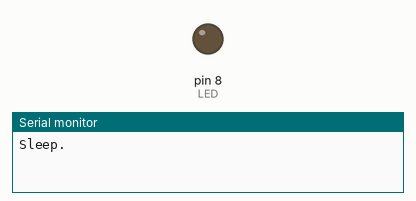
The sketch below on a simulated Arduino Uno, built with avr-gcc and run on an emulated ATmega328P. On the bench: output pins drawn as LEDs (lit = HIGH), the last lines printed to the serial monitor. Sleep ends after the set time or at an interrupt; no radio packets arrive unless stated.

Above: at 0.1 s.
At 2.9 s:
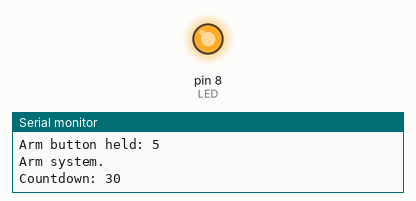
Timing chart, 0 to 34.9 s (numbered marks = the images above):
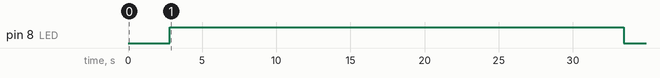

Measured:
- by itself, pin 8 (LED): LOW → HIGH at 2.8 s, → LOW 30.6 s later

The sketch:

HSS_node_4send_idla20.ino
```cpp
/**
This is the 4send node. It is the node responsible for sending
the arm/disarm signal to the rest of the nodes. It also has
sensor (PIR and magnetic switch) through a NOR gate (so they
are active low).

It sleeps until an interrupt on pin 2 wakes it. Pin 2 could
be one of three things: the RFID has sensed a tag in range,
the nRF has sent an IRQ (probably because it received a
signal), and/or the arm button was pushed. It first checks
its nRF module to see if that was what woke it. If it was, and
it received an arm signal (which is impossible until I get
a raspberry pi online), it arms itself (sets up an interrupt
from the sensors on pin 3) and goes back to sleep. Whether or
not it was the nRF that woke it, it also checks to see if
the RFID module has a card waiting to be read. If it does,
it reads the card and, if the card is one of the known ones,
it disarms itself and broadcasts the disarm signal. If neither
of these things was what woke it from sleep, it must have
been the arm signal. If it was, it broadcasts the arm signal
and arms itself (puts the sensor interrupt on pin 3) and
goes back to sleep.

Once armed, it sleeps until woken up by either an interrupt
on pin 2 (in which case, see above) or an interrupt on pin 3,
in which case it has sensed an intruder and it therefore sends
a threat signal to the accumulator node. Once it has sent
this message and it is reasonably sure it has been heard, it
will not send its threat signal again until disarmed and
re-armed or a power cycle happens.
*/
#include <avr/interrupt.h>
#include <avr/power.h>
#include <avr/sleep.h>
#include <avr/io.h>
#include <SPI.h>
#include "RF24.h"

/**Constants**/
const unsigned int SECONDS_TO_CLEAR_AREA = 30;//The number of seconds the system will give people to clear the area before arming after the arm button has been pushed
const unsigned int TIMES_TO_SEND = 6;//The number of times to try to send a signal before giving up
const unsigned int MAX_TIMES_TO_SEND_SIGNAL = 15;//The maximum number of times to send the threat signal to the accumulator per disarm/arm cycle
const uint16_t THREAT_SIGNAL = 0x1BA0;
const uint16_t DISARM_SIGNAL = 0x1151;
const uint16_t ARM_SIGNAL = 0x1221;

/**Pin declarations**/
const int SENSORS = 3;//Mag switch NOR'd with a PIR signal
const int LED = 8;
const int RADIO_PIN_1 = 9;
const int RADIO_PIN_2 = 10;

/**Radio code**/
RF24 radio(RADIO_PIN_1, RADIO_PIN_2);
//Accumulator and four other nodes. Node 4send is the arm/disarm node. The fifth is a private channel from node4 to accmltr
byte node_ids[][6] = { "cmltr", "1send", "2send", "3send", "4send" , "5send" };

/**RFID code**/
const int KEY_LENGTH = 16;
char key_a[KEY_LENGTH] = { 63, 100, 94, 230, 166, 102, 230, 76, 102, 166, 201, 201, 202, 214, 242, 0 };
char key_b[KEY_LENGTH] = { 63, 100, 94, 230, 166, 102, 166, 76, 153, 166, 76, 153, 202, 214, 242, 0 };
char key_c[KEY_LENGTH] = { 63, 100, 94, 230, 166, 166, 204, 151, 204, 201, 62, 234, 202, 214, 242, 0 };
char incoming_key[KEY_LENGTH] = { 0,0,0,0,0,0,0,0,0,0,0,0,0,0,0,0 };
String input_string = "";

/**State**/
volatile boolean disarm_flag = false;
volatile boolean rfid_flag = false;
volatile boolean arm_switch_flag = false;
volatile boolean arm_signal_heard_flag = false;
volatile boolean system_is_armed = false;
volatile unsigned int sent_signal_times = 0;//Number of times this node has sent the threat signal to the accumulator
unsigned int arm_button_held_down_count = 0;//Duration that the arm button has been held for

void setup(void)
{
  /**Pins**/
  pinMode(SENSORS, INPUT);
  pinMode(LED, OUTPUT);

  /**Radio**/
  radio.begin();
  radio.setRetries(15, 15);//Retry 15 times with a delay of 15 microseconds between attempts
  radio.openWritingPipe(node_ids[4]);//open up a broadcasting pipe - all other nodes listen to this pipe

  /**RFID**/
  Serial.begin(9600);
  input_string.reserve(20);
}

void loop(void)
{
  serialEvent();

  if (rfid_flag)
  {//check if there is rfid data waiting on serial
    Serial.println("RFID flag.");
    if (check_rfid())
    {
      disarm_flag = true;
      arm_switch_flag = false;
      arm_button_held_down_count = 0;
      Serial.println("known key");
    }
    //now flush the rfid so that it doesn't contain any leftover data
    input_string = "";
    Serial.println("Input buffer flushed.");
    rfid_flag = false;//clear the flag
    Serial.println("RFID flag cleared.");
  }

  if (disarm_flag)
  {//disarm the system - broadcast the disarm signal and then disarm
    Serial.println("Disarm flag.");
    disarm_system();
    disarm_flag = false;//clear the flag
    digitalWrite(LED, HIGH);
    Serial.println("Disarm flag cleared.");
  }

  if (arm_switch_flag)
  {//arm the system - broadcast the arm signal and then arm yourself
    Serial.println("Arm switch flag.");
    arm_switch_flag = false;//clear the flag

    if (check_rfid())
    {
      Serial.println("Key is present.");
    }
    else
    {
      if (!system_is_armed)
        arm_button_held_down_count++;

      Serial.print("Arm button held: "); Serial.println(arm_button_held_down_count);

      if ((arm_button_held_down_count >= 5) && (!system_is_armed))
        arm_system();
    }

    Serial.println("Arm switch flag cleared.");
  }

  if (arm_signal_heard_flag)
  {//arm this particular node - the system has been broadcasted to already by the rPi
    Serial.println("Arm signal heard flag.");
    arm_signal_heard_flag = false;//clear the flag
    arm_self();
    Serial.println("Arm signal heard flag cleared.");
  }

  //All done with work that needed to be done. Put the RFID/nRF/Arm_switch interrupt back on and go to sleep.
  Serial.println("Sleep.");
  delay(500);
  digitalWrite(LED, LOW);
  attachInterrupt(0, arm_disarm_ISR, LOW);
  go_to_sleep();
}

void arm_disarm_ISR(void)
{
  detachInterrupt(0);//Don't interrupt again until flags have been dealt with - this should also serve to debounce the arm switch
  detachInterrupt(1);

  /**First, make sure to check the RFID**/
  rfid_flag = true;

  /**Now check the radio**/
  bool tx, fail, rx = false;
  radio.whatHappened(tx, fail, rx);

  /**If rx, get what we received**/
  uint8_t reading_pipe_number;
  if (rx && radio.available(&reading_pipe_number))
  {
    uint16_t signal;
    radio.read(&signal, sizeof(uint16_t));

    if (signal == DISARM_SIGNAL)
      disarm_flag = true;
    else if (signal == ARM_SIGNAL)
      arm_signal_heard_flag = true;
  }

  /**If not rx, was it the radio?
  If so, don't care. But if it wasn't,
  then it MIGHT have been the arm switch.**/
  if (!fail && !tx)
    arm_switch_flag = true;//if it wasn't the software serial, it was the arm switch - check that later
}

void sensor_ISR(void)
{
  if (sent_signal_times < MAX_TIMES_TO_SEND_SIGNAL)
  {
    detachInterrupt(0);
    detachInterrupt(1);
    Serial.println("sensor detected something. Sending threat.");
    //If this ISR is fired, it is because we are armed and either the mag switch is open or the PIR saw something
    radio.stopListening();
    radio.openWritingPipe(node_ids[5]);//open the private channel between this node and the accumulator
    if (write_to_radio(&THREAT_SIGNAL, sizeof(uint16_t)))
      sent_signal_times++;
    radio.openWritingPipe(node_ids[4]);//reopen the broadcast channel - close the other channel
    attachInterrupt(0, arm_disarm_ISR, LOW);
    attachInterrupt(1, sensor_ISR, LOW);
  }
  else
  {//we have already bugged the accumulator enough - it probably heard us by now, so let's just stop trying
    detachInterrupt(1);
  }
}

void arm_self(void)
{
  Serial.println("Arm self.");

  system_is_armed = true;
  attachInterrupt(1, sensor_ISR, LOW);//arm yourself too
}

void arm_system(void)
{
  Serial.println("Arm system.");
  arm_button_held_down_count = 0;
  digitalWrite(LED, HIGH);

  /*Delay for how ever many seconds, checking for a key every second*/
  boolean do_not_arm = false;
  for (int i = SECONDS_TO_CLEAR_AREA; i > 0; i--)
  {
    Serial.print("Countdown: "); Serial.println(i);
    delay(1000);
  }

  if (!do_not_arm)
  {
    broadcast_signal(ARM_SIGNAL);
    arm_self();
  }
}

void disarm_system(void)
{
  detachInterrupt(1);//detach sensor ISR
  Serial.println("Disarm system.");
  broadcast_signal(DISARM_SIGNAL);
  system_is_armed = false;
  sent_signal_times = 0;
}

void broadcast_signal(uint16_t signal)
{
  Serial.println("Broadcast signal.");
  radio.stopListening();
  write_to_radio(&signal, sizeof(uint16_t));
}

void go_to_sleep(void)
{
  set_sleep_mode(SLEEP_MODE_IDLE);
  //set_sleep_mode(SLEEP_MODE_STANDBY);//standby works - but no deeper - only takes 6 clock cycles to boot back up
  sleep_enable();
  sleep_mode();
}

boolean write_to_radio(const void * to_write, uint8_t len)
{
  Serial.println("Write to radio.");

  for (int i = 0; i < TIMES_TO_SEND; i++)
  {
    Serial.print("Write: "); Serial.println(i);
    if (radio.write(to_write, len))//This is the line that is buggy. It hangs here eventually, but only when trying to disarm the system. And not necessarily on the first call to this from the disarm.
    {
      return true;
    }

    delay(10);
  }

  Serial.println("Returning false.");
  return false;
}

void serialEvent()
{
   while (Serial.available())
   {
     char inChar = (char)Serial.read();
     input_string += inChar;
   }

   input_string.toCharArray(incoming_key, KEY_LENGTH);
}

boolean check_rfid()
{
   for (int i = 0; i < KEY_LENGTH; i++)
   {
     if ((incoming_key[i] != key_a[i]) && (incoming_key[i] != key_b[i]) && (incoming_key[i] != key_c[i]))
     {
       return false;
     }
   }

   return true;
}
```
